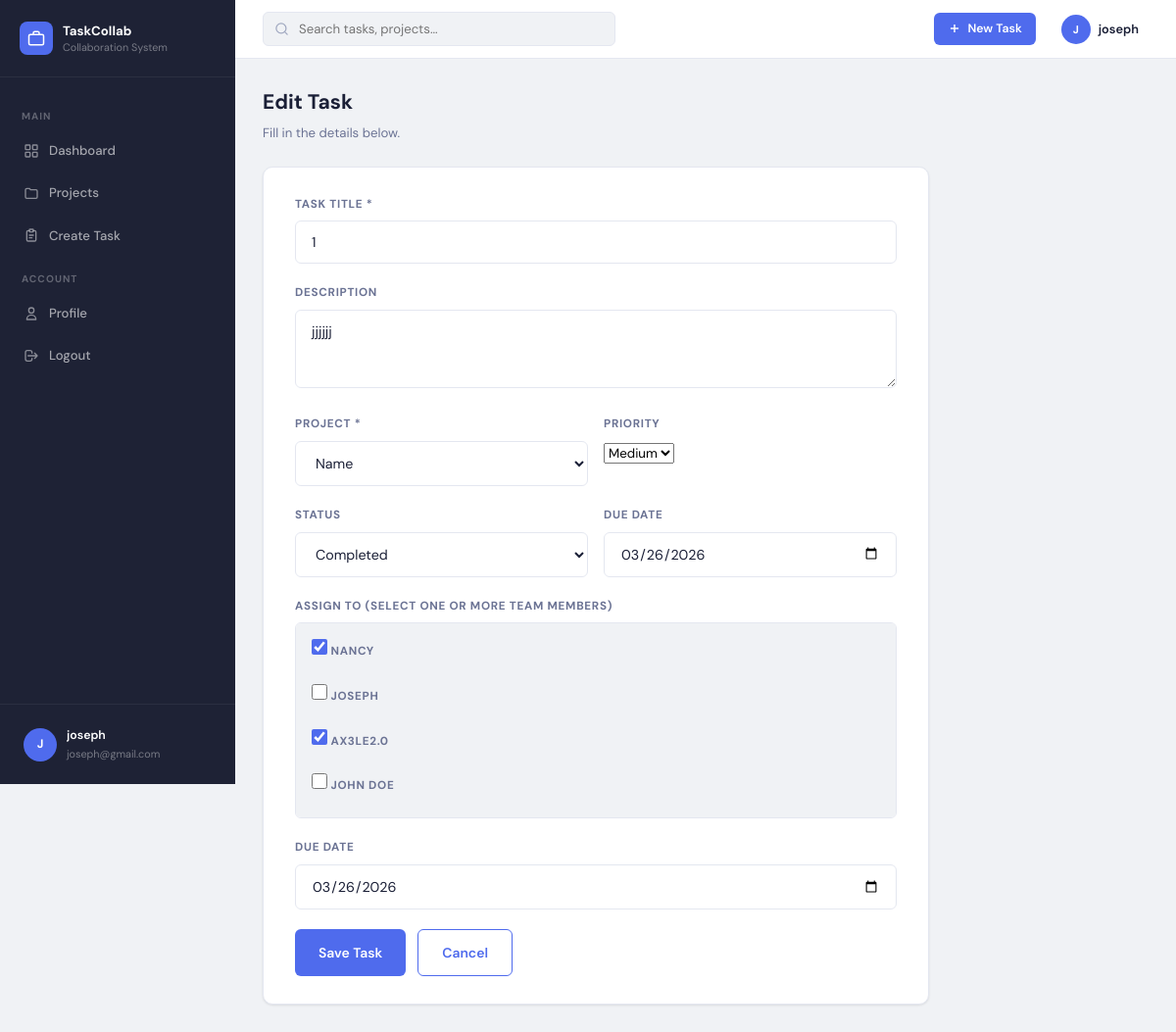
/tasks/10/edit/ (signed in), run on the app's committed database.
### tasks/models.py (models this page shows, shortened)
class Task(models.Model):
    STATUS_CHOICES = [
        ('pending',     'Pending'),
        ('in_progress', 'In Progress'),
        ('completed',   'Completed'),
    ]
    title        = models.CharField(max_length=200)
    description  = models.TextField(blank=True)
    project      = models.ForeignKey(Project, on_delete=models.CASCADE, related_name='tasks')
    assigned_to  = models.ManyToManyField(
                       User,
                       related_name='assigned_tasks',
                       blank=True
                   )
    created_by   = models.ForeignKey(
                       User,
                       on_delete=models.SET_NULL,
                       null=True,
                       related_name='created_tasks'
                   )
    PRIORITY_CHOICES = [
    ('low',    'Low'),
    ('medium', 'Medium'),
    ('high',   'High'),
    ]
    priority    = models.CharField(max_length=10, choices=PRIORITY_CHOICES, default='medium')
    status       = models.CharField(max_length=20, choices=STATUS_CHOICES, default='pending')
    due_date     = models.DateField(blank=True, null=True)
    created_at   = models.DateTimeField(auto_now_add=True)
    updated_at   = models.DateTimeField(auto_now=True)
    class Meta:
        ordering = ['due_date', 'created_at']

### tasks/views.py (the view)
# urls.py: path('tasks/<int:pk>/edit/',      views.task_edit,          name='task_edit'),
@login_required(login_url='login')
def task_edit(request, pk):
    task = get_object_or_404(Task, pk=pk)
    if request.user != task.project.created_by:
        messages.error(request, 'Only the Project Leader can edit tasks.')
        return redirect('dashboard')
    if request.method == 'POST':
        form = TaskForm(request.POST, instance=task, user=request.user)
        if form.is_valid():
            form.save()
            for assigned_user in task.assigned_to.all():
                if assigned_user != request.user:
                    Notification.objects.create(
                        recipient=assigned_user,
                        message=f'{request.user.username} updated task "{task.title}" — you are assigned',
                        link=f'/tasks/{task.pk}/'
                    )
            ActivityLog.objects.create(
                user=request.user,
                task=task,
                project=task.project,
                action=f'Created task "{task.title}"'
            )
            messages.success(request, f'Task "{task.title}" updated successfully!')
            return redirect('dashboard')
    else:
        form = TaskForm(instance=task, user=request.user)
    return render(request, 'tasks/task_form.html', {
        'form': form, 'title': 'Edit Task'
    })

### tasks/models.py (called while the page is built)
    def __str__(self):
        return self.name

### templates/tasks/task_form.html (shortened to what this page needs)
{% load static %}
<!DOCTYPE html>
<html lang="en">
<head>
  <link rel="stylesheet" href="{% static 'css/style.css' %}">
</head>
<body>
<div class="app">
  {% include 'tasks/sidebar.html' %}
  <div class="main">
    {% include 'tasks/topbar.html' %}
    <main class="page">
      <div class="page-hd">
        <h1 class="page-title">{{ title }}</h1>
        <p class="page-sub">Fill in the details below.</p>
      </div>
      <div class="form-card">
        <form method="POST">
          <div class="form-group">
            <label>Task Title *</label>
            {{ form.title }}
          </div>
          <div class="form-group">
            <label>Description</label>
            {{ form.description }}
          </div>
          <div class="form-row-2">
            <div class="form-group">
              <label>Project *</label>
              {{ form.project }}
            </div>
            <div class="form-group">
              <label>Priority</label>
              {{ form.priority }}
            </div>
          </div>
          <div class="form-row-2">
            <div class="form-group">
              <label>Status</label>
              {{ form.status }}
            </div>
            <div class="form-group">
              <label>Due Date</label>
              {{ form.due_date }}
            </div>
          </div>
          <div class="form-group">
            <label>Assign To (select one or more team members)</label>
            <div class="checkbox-list">
              {% for checkbox in form.assigned_to %}
              <label class="checkbox-item">
                {{ checkbox.tag }}
                <span>{{ checkbox.choice_label }}</span>
              </label>
              {% endfor %}
            </div>
          </div>
          <div class="form-group">
            <label>Due Date</label>
            {{ form.due_date }}
          </div>
          <div style="display:flex;gap:12px;margin-top:8px;">
            <button type="submit" class="btn btn-primary">Save Task</button>
            <a href="{% url 'dashboard' %}" class="btn btn-outline">Cancel</a>
          </div>
        </form>
      </div>
    </main>
  </div>
</div>
</body>
</html>

### templates/tasks/sidebar.html (shortened to what this page needs)
<aside class="sidebar">
  <div class="sb-brand">
    <div class="sb-logo">
    </div>
    <div class="sb-name">TaskCollab <span>Collaboration System</span></div>
  </div>
  <nav class="sb-nav">
    <div class="sb-label">Main</div>
    <a href="{% url 'dashboard' %}" class="nav-item {% if request.resolver_match.url_name == 'dashboard' %}active{% endif %}">
      <svg xmlns="http://www.w3.org/2000/svg" fill="none" viewBox="0 0 24 24" stroke="currentColor" stroke-width="2">
        <rect x="3" y="3" width="7" height="7" rx="1"/><rect x="14" y="3" width="7" height="7" rx="1"/>
        <rect x="14" y="14" width="7" height="7" rx="1"/><rect x="3" y="14" width="7" height="7" rx="1"/>
      </svg>
      Dashboard
    </a>
    <a href="{% url 'project_list' %}" class="nav-item {% if 'project' in request.resolver_match.url_name %}active{% endif %}">
      <svg xmlns="http://www.w3.org/2000/svg" fill="none" viewBox="0 0 24 24" stroke="currentColor" stroke-width="2">
        <path stroke-linecap="round" stroke-linejoin="round" d="M3 7a2 2 0 012-2h4l2 2h8a2 2 0 012 2v9a2 2 0 01-2 2H5a2 2 0 01-2-2V7z"/>
      </svg>
      Projects
    </a>
    <a href="{% url 'task_create' %}" class="nav-item {% if request.resolver_match.url_name == 'task_create' %}active{% endif %}">
      Create Task
    </a>
    <div class="sb-label">Account</div>
    <a href="#" class="nav-item">
      <svg xmlns="http://www.w3.org/2000/svg" fill="none" viewBox="0 0 24 24" stroke="currentColor" stroke-width="2">
        <path stroke-linecap="round" stroke-linejoin="round" d="M16 7a4 4 0 11-8 0 4 4 0 018 0zM12 14a7 7 0 00-7 7h14a7 7 0 00-7-7z"/>
      </svg>
      Profile
    </a>
    <a href="{% url 'logout' %}" class="nav-item">
      <svg xmlns="http://www.w3.org/2000/svg" fill="none" viewBox="0 0 24 24" stroke="currentColor" stroke-width="2">
        <path stroke-linecap="round" stroke-linejoin="round" d="M17 16l4-4m0 0l-4-4m4 4H7m6 4v1a3 3 0 01-3 3H6a3 3 0 01-3-3V7a3 3 0 013-3h4a3 3 0 013 3v1"/>
      </svg>
      Logout
    </a>
  </nav>
  <div class="sb-foot">
    <div class="sb-user">
      <div class="avatar av-lg">{{ request.user.username|first|upper }}</div>
      <div style="flex:1;min-width:0;">
        <div style="font-size:.82rem;font-weight:600;color:#fff;white-space:nowrap;overflow:hidden;text-overflow:ellipsis;">
          {{ request.user.get_full_name|default:request.user.username }}
        </div>
        <div style="font-size:.72rem;color:rgba(255,255,255,.4);">{{ request.user.email|default:"Team Member" }}</div>
      </div>
    </div>
  </div>
</aside>

### templates/tasks/topbar.html
<header class="topbar">
  <div class="search-wrap">
    <svg xmlns="http://www.w3.org/2000/svg" fill="none" viewBox="0 0 24 24" stroke="currentColor" stroke-width="2">
      <circle cx="11" cy="11" r="8"/><path stroke-linecap="round" stroke-linejoin="round" d="M21 21l-4.35-4.35"/>
    </svg>
    <input type="text" class="search-inp" placeholder="Search tasks, projects...">
  </div>
  <div class="topbar-right">
    <a href="{% url 'task_create' %}" class="add-btn" style="margin-right:8px;">
      <svg xmlns="http://www.w3.org/2000/svg" fill="none" viewBox="0 0 24 24" stroke="currentColor" stroke-width="2.5"><line x1="12" y1="5" x2="12" y2="19"/><line x1="5" y1="12" x2="19" y2="12"/></svg>
      New Task
    </a>
    <button class="user-btn">
      <div class="avatar" style="width:30px;height:30px;font-size:.75rem;">{{ request.user.username|first|upper }}</div>
      <span style="font-size:.85rem;font-weight:600;color:var(--text);">{{ request.user.username }}</span>
    </button>
  </div>
</header>

### data on the page
Task: title "1", description "jjjjjj", project "Name", priority "Medium", status "Completed", due_date "03/26/2026"

### other printed values
{{ request.user.username|first|upper }} "J"
{{ request.user.get_full_name|default:request.user.username }} "joseph"
{{ request.user.email|default:"Team Member" }} "joseph@gmail.com"
{{ request.user.username }} "joseph"
{{ title }} "Edit Task"
{{ checkbox.choice_label }} "NANCY" "JOSEPH" "AX3LE2.0" "JOHN DOE"
